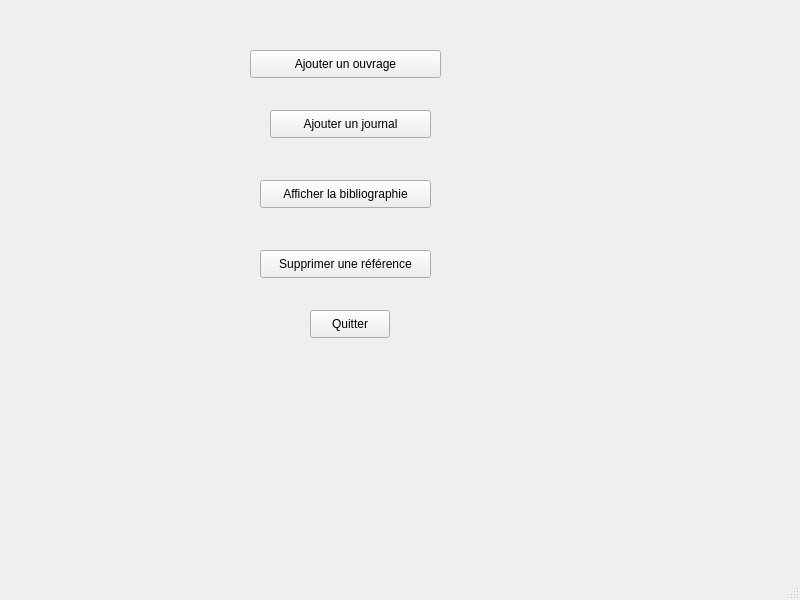
<?xml version="1.0" encoding="UTF-8"?>
<ui version="4.0">
 <class>GestionReferenceGUIClass</class>
 <widget class="QMainWindow" name="GestionReferenceGUIClass">
  <property name="geometry">
   <rect>
    <x>0</x>
    <y>0</y>
    <width>800</width>
    <height>600</height>
   </rect>
  </property>
  <property name="windowTitle">
   <string>Gestion des références</string>
  </property>
  <widget class="QWidget" name="centralwidget">
   <widget class="QPushButton" name="quitter">
    <property name="geometry">
     <rect>
      <x>310</x>
      <y>310</y>
      <width>80</width>
      <height>28</height>
     </rect>
    </property>
    <property name="text">
     <string>Quitter</string>
    </property>
   </widget>
   <widget class="QPushButton" name="ajouterOuvrage">
    <property name="geometry">
     <rect>
      <x>250</x>
      <y>50</y>
      <width>191</width>
      <height>28</height>
     </rect>
    </property>
    <property name="text">
     <string>Ajouter un ouvrage</string>
    </property>
   </widget>
   <widget class="QPushButton" name="ajouterJournal">
    <property name="geometry">
     <rect>
      <x>270</x>
      <y>110</y>
      <width>161</width>
      <height>28</height>
     </rect>
    </property>
    <property name="text">
     <string>Ajouter un journal</string>
    </property>
   </widget>
   <widget class="QPushButton" name="supprimerReference">
    <property name="geometry">
     <rect>
      <x>260</x>
      <y>250</y>
      <width>171</width>
      <height>28</height>
     </rect>
    </property>
    <property name="text">
     <string>Supprimer une référence</string>
    </property>
   </widget>
   <widget class="QPushButton" name="affichierBibliographie">
    <property name="geometry">
     <rect>
      <x>260</x>
      <y>180</y>
      <width>171</width>
      <height>28</height>
     </rect>
    </property>
    <property name="text">
     <string>Afficher la bibliographie</string>
    </property>
   </widget>
  </widget>
  <widget class="QMenuBar" name="menubar">
   <property name="geometry">
    <rect>
     <x>0</x>
     <y>0</y>
     <width>800</width>
     <height>25</height>
    </rect>
   </property>
  </widget>
  <widget class="QStatusBar" name="statusbar"/>
 </widget>
 <resources/>
 <connections>
  <connection>
   <sender>quitter</sender>
   <signal>clicked()</signal>
   <receiver>GestionReferenceGUIClass</receiver>
   <slot>close()</slot>
   <hints>
    <hint type="sourcelabel">
     <x>279</x>
     <y>318</y>
    </hint>
    <hint type="destinationlabel">
     <x>399</x>
     <y>299</y>
    </hint>
   </hints>
  </connection>
 </connections>
</ui>
